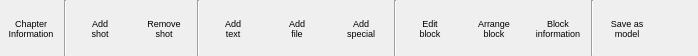
    <widget class="QWidget" name="TopLayout" native="true">
     <property name="sizePolicy">
      <sizepolicy hsizetype="Preferred" vsizetype="Fixed">
       <horstretch>0</horstretch>
       <verstretch>0</verstretch>
      </sizepolicy>
     </property>
     <property name="minimumSize">
      <size>
       <width>0</width>
       <height>56</height>
      </size>
     </property>
     <property name="maximumSize">
      <size>
       <width>16777215</width>
       <height>56</height>
      </size>
     </property>
     <property name="styleSheet">
      <string notr="true">QToolButton {
	background-color: transparent;
	border: none; 
    font-size: 9px;
}
QToolButton:hover{ 
    border: 2px solid #8f8f91;
     border-radius: 6px;
     background-color: qlineargradient(x1: 0, y1: 0, x2: 0, y2: 1,
                                       stop: 0 #f6f7fa, stop: 1 #dadbde);
}
QToolButton:pressed {
    border: 2px solid #8f8f91;
     border-radius: 6px;
     background-color: qlineargradient(x1: 0, y1: 0, x2: 0, y2: 1,
                                       stop: 0 #f6f7fa, stop: 1 #dadbde);
 }
</string>
     </property>
     <layout class="QHBoxLayout" name="horizontalLayout_18">
      <property name="spacing">
       <number>2</number>
      </property>
      <property name="leftMargin">
       <number>0</number>
      </property>
      <property name="topMargin">
       <number>0</number>
      </property>
      <property name="rightMargin">
       <number>0</number>
      </property>
      <property name="bottomMargin">
       <number>0</number>
      </property>
      <item>
       <widget class="QToolButton" name="ChapterBT">
        <property name="minimumSize">
         <size>
          <width>62</width>
          <height>56</height>
         </size>
        </property>
        <property name="maximumSize">
         <size>
          <width>62</width>
          <height>56</height>
         </size>
        </property>
        <property name="font">
         <font>
          <pointsize>-1</pointsize>
         </font>
        </property>
        <property name="toolTip">
         <string>Manage chapter information for this slide</string>
        </property>
        <property name="text">
         <string>Chapter
Information</string>
        </property>
        <property name="icon">
         <iconset resource="../RSCffDiaporama.qrc">
          <normaloff>:/img/Chapter_big.png</normaloff>:/img/Chapter_big.png</iconset>
        </property>
        <property name="iconSize">
         <size>
          <width>24</width>
          <height>24</height>
         </size>
        </property>
        <property name="toolButtonStyle">
         <enum>Qt::ToolButtonTextUnderIcon</enum>
        </property>
       </widget>
      </item>
      <item>
       <widget class="Line" name="line_4">
        <property name="orientation">
         <enum>Qt::Vertical</enum>
        </property>
       </widget>
      </item>
      <item>
       <widget class="QToolButton" name="AddShot">
        <property name="sizePolicy">
         <sizepolicy hsizetype="Fixed" vsizetype="Fixed">
          <horstretch>0</horstretch>
          <verstretch>0</verstretch>
         </sizepolicy>
        </property>
        <property name="minimumSize">
         <size>
          <width>62</width>
          <height>56</height>
         </size>
        </property>
        <property name="maximumSize">
         <size>
          <width>62</width>
          <height>56</height>
         </size>
        </property>
        <property name="font">
         <font>
          <pointsize>-1</pointsize>
         </font>
        </property>
        <property name="toolTip">
         <string>Append a shot to end of the timeline</string>
        </property>
        <property name="text">
         <string>Add
shot</string>
        </property>
        <property name="icon">
         <iconset resource="../RSCffDiaporama.qrc">
          <normaloff>:/img/add_project.png</normaloff>:/img/add_project.png</iconset>
        </property>
        <property name="iconSize">
         <size>
          <width>24</width>
          <height>24</height>
         </size>
        </property>
        <property name="toolButtonStyle">
         <enum>Qt::ToolButtonTextUnderIcon</enum>
        </property>
       </widget>
      </item>
      <item>
       <widget class="QToolButton" name="RemoveShot">
        <property name="sizePolicy">
         <sizepolicy hsizetype="Fixed" vsizetype="Fixed">
          <horstretch>0</horstretch>
          <verstretch>0</verstretch>
         </sizepolicy>
        </property>
        <property name="minimumSize">
         <size>
          <width>62</width>
          <height>56</height>
         </size>
        </property>
        <property name="maximumSize">
         <size>
          <width>62</width>
          <height>56</height>
         </size>
        </property>
        <property name="font">
         <font>
          <pointsize>-1</pointsize>
         </font>
        </property>
        <property name="toolTip">
         <string>Remove current selected shot</string>
        </property>
        <property name="text">
         <string>Remove
shot</string>
        </property>
        <property name="icon">
         <iconset resource="../RSCffDiaporama.qrc">
          <normaloff>:/img/trash.png</normaloff>:/img/trash.png</iconset>
        </property>
        <property name="iconSize">
         <size>
          <width>24</width>
          <height>24</height>
         </size>
        </property>
        <property name="toolButtonStyle">
         <enum>Qt::ToolButtonTextUnderIcon</enum>
        </property>
       </widget>
      </item>
      <item>
       <widget class="Line" name="line_5">
        <property name="orientation">
         <enum>Qt::Vertical</enum>
        </property>
       </widget>
      </item>
      <item>
       <widget class="QToolButton" name="AddTextBlock">
        <property name="minimumSize">
         <size>
          <width>62</width>
          <height>56</height>
         </size>
        </property>
        <property name="maximumSize">
         <size>
          <width>62</width>
          <height>56</height>
         </size>
        </property>
        <property name="font">
         <font>
          <pointsize>-1</pointsize>
         </font>
        </property>
        <property name="toolTip">
         <string>Add a new text block</string>
        </property>
        <property name="text">
         <string>Add
text</string>
        </property>
        <property name="icon">
         <iconset resource="../RSCffDiaporama.qrc">
          <normaloff>:/img/add_text.png</normaloff>:/img/add_text.png</iconset>
        </property>
        <property name="iconSize">
         <size>
          <width>24</width>
          <height>24</height>
         </size>
        </property>
        <property name="shortcut">
         <string>Ctrl+Ins</string>
        </property>
        <property name="toolButtonStyle">
         <enum>Qt::ToolButtonTextUnderIcon</enum>
        </property>
       </widget>
      </item>
      <item>
       <widget class="QToolButton" name="AddFileBlock">
        <property name="minimumSize">
         <size>
          <width>62</width>
          <height>56</height>
         </size>
        </property>
        <property name="maximumSize">
         <size>
          <width>62</width>
          <height>56</height>
         </size>
        </property>
        <property name="font">
         <font>
          <pointsize>-1</pointsize>
         </font>
        </property>
        <property name="toolTip">
         <string>Add one or several new blocks of images or video. A file selection dialog appears allowing you to select files.

Note: in case of multiple selection, files are added in the alphabetical order of the filenames or in the digital order of shots (according to the option selected in the configuration dialog).</string>
        </property>
        <property name="text">
         <string>Add
file</string>
        </property>
        <property name="icon">
         <iconset resource="../RSCffDiaporama.qrc">
          <normaloff>:/img/add_image.png</normaloff>:/img/add_image.png</iconset>
        </property>
        <property name="iconSize">
         <size>
          <width>24</width>
          <height>24</height>
         </size>
        </property>
        <property name="shortcut">
         <string>Ins</string>
        </property>
        <property name="toolButtonStyle">
         <enum>Qt::ToolButtonTextUnderIcon</enum>
        </property>
       </widget>
      </item>
      <item>
       <widget class="QToolButton" name="AddSpecialBlock">
        <property name="minimumSize">
         <size>
          <width>62</width>
          <height>56</height>
         </size>
        </property>
        <property name="maximumSize">
         <size>
          <width>62</width>
          <height>56</height>
         </size>
        </property>
        <property name="font">
         <font>
          <pointsize>-1</pointsize>
         </font>
        </property>
        <property name="toolTip">
         <string>Add one or several new blocks of images or video. A file selection dialog appears allowing you to select files.

Note: in case of multiple selection, files are added in the alphabetical order of the filenames or in the digital order of shots (according to the option selected in the configuration dialog).</string>
        </property>
        <property name="text">
         <string>Add
special</string>
        </property>
        <property name="icon">
         <iconset resource="../RSCffDiaporama.qrc">
          <normaloff>:/img/Action_Wizard.png</normaloff>:/img/Action_Wizard.png</iconset>
        </property>
        <property name="iconSize">
         <size>
          <width>24</width>
          <height>24</height>
         </size>
        </property>
        <property name="shortcut">
         <string>Ins</string>
        </property>
        <property name="toolButtonStyle">
         <enum>Qt::ToolButtonTextUnderIcon</enum>
        </property>
       </widget>
      </item>
      <item>
       <widget class="Line" name="line">
        <property name="orientation">
         <enum>Qt::Vertical</enum>
        </property>
       </widget>
      </item>
      <item>
       <widget class="QToolButton" name="EditBT">
        <property name="minimumSize">
         <size>
          <width>62</width>
          <height>56</height>
         </size>
        </property>
        <property name="maximumSize">
         <size>
          <width>62</width>
          <height>56</height>
         </size>
        </property>
        <property name="font">
         <font>
          <pointsize>-1</pointsize>
         </font>
        </property>
        <property name="toolTip">
         <string>Edit block</string>
        </property>
        <property name="text">
         <string>Edit
block</string>
        </property>
        <property name="icon">
         <iconset resource="../RSCffDiaporama.qrc">
          <normaloff>:/img/edit.png</normaloff>:/img/edit.png</iconset>
        </property>
        <property name="iconSize">
         <size>
          <width>24</width>
          <height>24</height>
         </size>
        </property>
        <property name="toolButtonStyle">
         <enum>Qt::ToolButtonTextUnderIcon</enum>
        </property>
       </widget>
      </item>
      <item>
       <widget class="QToolButton" name="ArrangeBT">
        <property name="minimumSize">
         <size>
          <width>62</width>
          <height>56</height>
         </size>
        </property>
        <property name="maximumSize">
         <size>
          <width>62</width>
          <height>56</height>
         </size>
        </property>
        <property name="font">
         <font>
          <pointsize>-1</pointsize>
         </font>
        </property>
        <property name="toolTip">
         <string>Arrange blocks</string>
        </property>
        <property name="text">
         <string>Arrange
block</string>
        </property>
        <property name="icon">
         <iconset resource="../RSCffDiaporama.qrc">
          <normaloff>:/img/Arrange/arrange.png</normaloff>:/img/Arrange/arrange.png</iconset>
        </property>
        <property name="iconSize">
         <size>
          <width>24</width>
          <height>24</height>
         </size>
        </property>
        <property name="toolButtonStyle">
         <enum>Qt::ToolButtonTextUnderIcon</enum>
        </property>
       </widget>
      </item>
      <item>
       <widget class="QToolButton" name="InfoBlockBT">
        <property name="minimumSize">
         <size>
          <width>62</width>
          <height>56</height>
         </size>
        </property>
        <property name="maximumSize">
         <size>
          <width>62</width>
          <height>56</height>
         </size>
        </property>
        <property name="font">
         <font>
          <pointsize>-1</pointsize>
         </font>
        </property>
        <property name="toolTip">
         <string>Display information on image or video file</string>
        </property>
        <property name="text">
         <string>Block
information</string>
        </property>
        <property name="icon">
         <iconset resource="../RSCffDiaporama.qrc">
          <normaloff>:/img/Action_Info.png</normaloff>:/img/Action_Info.png</iconset>
        </property>
        <property name="iconSize">
         <size>
          <width>24</width>
          <height>24</height>
         </size>
        </property>
        <property name="toolButtonStyle">
         <enum>Qt::ToolButtonTextUnderIcon</enum>
        </property>
       </widget>
      </item>
      <item>
       <widget class="Line" name="line_6">
        <property name="orientation">
         <enum>Qt::Vertical</enum>
        </property>
       </widget>
      </item>
      <item>
       <widget class="QToolButton" name="SaveModelBT">
        <property name="minimumSize">
         <size>
          <width>62</width>
          <height>56</height>
         </size>
        </property>
        <property name="maximumSize">
         <size>
          <width>62</width>
          <height>56</height>
         </size>
        </property>
        <property name="font">
         <font>
          <pointsize>-1</pointsize>
         </font>
        </property>
        <property name="toolTip">
         <string>Save this slide as a model</string>
        </property>
        <property name="text">
         <string>Save as
model</string>
        </property>
        <property name="icon">
         <iconset resource="../RSCffDiaporama.qrc">
          <normaloff>:/img/db_menu_big.png</normaloff>:/img/db_menu_big.png</iconset>
        </property>
        <property name="iconSize">
         <size>
          <width>24</width>
          <height>24</height>
         </size>
        </property>
        <property name="toolButtonStyle">
         <enum>Qt::ToolButtonTextUnderIcon</enum>
        </property>
       </widget>
      </item>
      <item>
       <spacer name="horizontalSpacer_6">
        <property name="orientation">
         <enum>Qt::Horizontal</enum>
        </property>
        <property name="sizeHint" stdset="0">
         <size>
          <width>40</width>
          <height>20</height>
         </size>
        </property>
       </spacer>
      </item>
     </layout>
    </widget>
